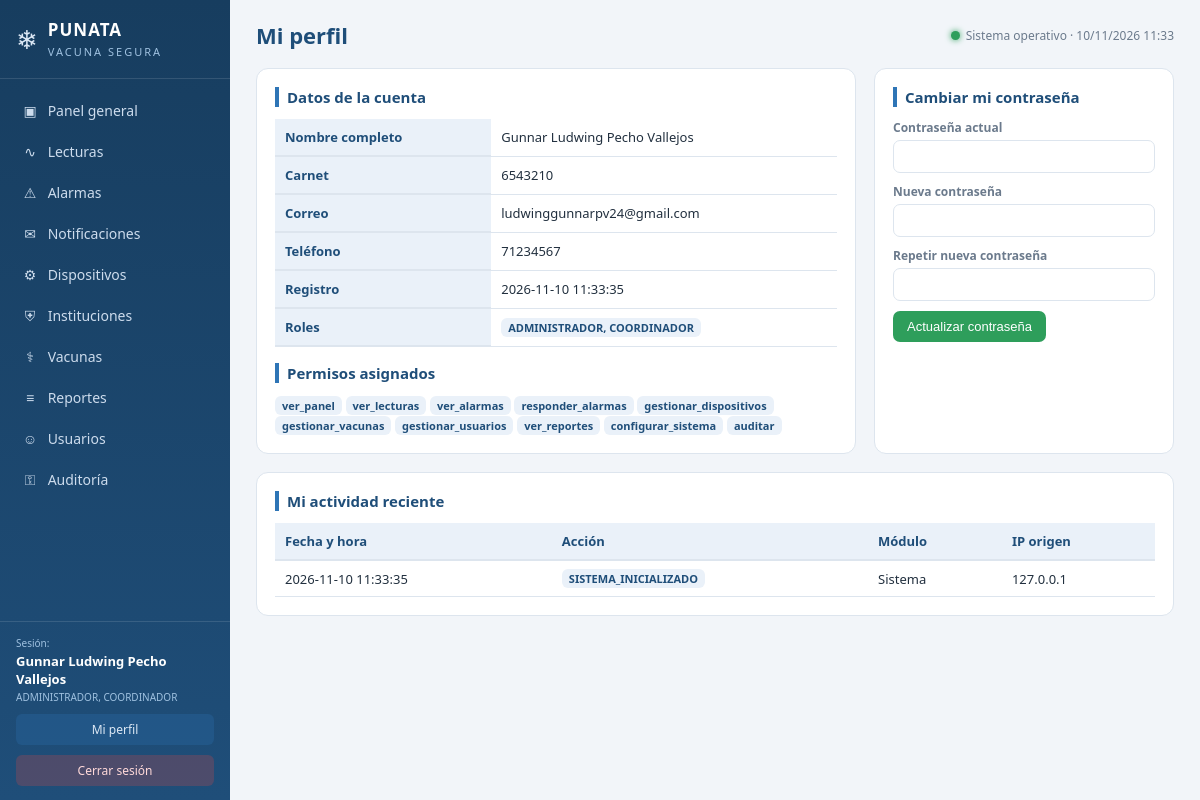
Screenshot of /index.php?p=perfil (signed in) with the database file from the repository.
### tables this page shows
CREATE TABLE usuario (
  id_usuario       INT(11) NOT NULL AUTO_INCREMENT,
  nombre           VARCHAR(100) NOT NULL,
  apellido         VARCHAR(100) NOT NULL,
  carnet           VARCHAR(30) NULL,
  correo           VARCHAR(150) NULL,
  password_hash    VARCHAR(255) NOT NULL,
  telefono         VARCHAR(30) NULL,
  estado           TINYINT(1) NULL DEFAULT 1,
  fecha_registro   TIMESTAMP NOT NULL DEFAULT CURRENT_TIMESTAMP,
  PRIMARY KEY (id_usuario),
  UNIQUE KEY carnet (carnet),
  UNIQUE KEY correo (correo)
);

### web/index.php (called while the page is built, shortened)
<?php
require_once __DIR__ . '/config/auth.php';
$p = $_GET['p'] ?? (usuario_logueado() ? 'dashboard' : 'login');
require_once __DIR__ . '/config/auth.php';
require __DIR__ . '/parciales/cabecera.php';
require __DIR__ . '/paginas/' . $p . '.php';
require __DIR__ . '/parciales/pie.php';

### web/config/database.php (called while the page is built, shortened)
<?php
function db(): PDO
{
    static $pdo = null;
    if ($pdo === null) {
        $dsn = 'mysql:host=' . DB_HOST . ';port=' . DB_PORT . ';dbname=' . DB_NAME . ';charset=utf8mb4';
        $pdo = new PDO($dsn, DB_USER, DB_PASS, [
            PDO::ATTR_ERRMODE            => PDO::ERRMODE_EXCEPTION,
            PDO::ATTR_DEFAULT_FETCH_MODE => PDO::FETCH_ASSOC,
            PDO::ATTR_EMULATE_PREPARES   => false,
        ]);
        $pdo->exec("SET time_zone = '-04:00';");
    }
    return $pdo;
}
function q(string $sql, array $params = []): PDOStatement
{
    $st = db()->prepare($sql);
    $st->execute($params);
    return $st;
}

### web/config/auth.php (called while the page is built, shortened)
<?php
require_once __DIR__ . '/database.php';
function e(?string $s): string
{
    return htmlspecialchars((string)$s, ENT_QUOTES, 'UTF-8');
}

### web/paginas/perfil.php (the view, shortened to what this page needs)
<?php
require_once __DIR__ . '/../config/auth.php';
$idUsuario = (int)$_SESSION['usuario_id'];
$u = q("SELECT nombre, apellido, carnet, correo, telefono, fecha_registro
        FROM usuario WHERE id_usuario = ?", [$idUsuario])->fetch();
$ultimosAccesos = q("SELECT accion, modulo, fecha_hora, ip_origen
                     FROM auditoria_usuario WHERE id_usuario = ?
                     ORDER BY id_auditoria DESC LIMIT 8", [$idUsuario])->fetchAll();
echo '<div class="dos-columnas">';
echo '<div class="panel"><h2>Datos de la cuenta</h2>
      <table class="tabla">
        <tr><th>Nombre completo</th><td>' . e(($u['nombre'] ?? '') . ' ' . ($u['apellido'] ?? '')) . '</td></tr>
        <tr><th>Carnet</th><td>' . e($u['carnet'] ?? '—') . '</td></tr>
        <tr><th>Correo</th><td>' . e($u['correo'] ?? '—') . '</td></tr>
        <tr><th>Teléfono</th><td>' . e($u['telefono'] ?? '—') . '</td></tr>
        <tr><th>Registro</th><td>' . e($u['fecha_registro'] ?? '—') . '</td></tr>
        <tr><th>Roles</th><td><span class="badge">' . e(implode(', ', $_SESSION['roles'] ?? [])) . '</span></td></tr>
      </table>
      <h2 style="margin-top:16px">Permisos asignados</h2>
      <p>' . ($_SESSION['permisos']
            ? implode(' ', array_map(fn($p) => '<span class="badge">' . e($p) . '</span>', $_SESSION['permisos']))
            : 'Sin permisos asignados.') . '</p>
      </div>';
echo '<div class="panel"><h2>Cambiar mi contraseña</h2>
      <form method="post">
        <input type="hidden" name="acc" value="cambiar_clave">
        <input type="hidden" name="csrf" value="' . csrf_token() . '">
        <div class="campo"><label>Contraseña actual</label>
          <input type="password" name="password_actual" required></div>
        <div class="campo"><label>Nueva contraseña</label>
          <input type="password" name="password_nueva" required minlength="6"></div>
        <div class="campo"><label>Repetir nueva contraseña</label>
          <input type="password" name="password_repite" required minlength="6"></div>
        <button class="boton verde" type="submit">Actualizar contraseña</button>
      </form>
      </div>';
echo '</div>';
echo '<div class="panel"><h2>Mi actividad reciente</h2>';
if (!$ultimosAccesos) {
    echo '<p>Sin actividad registrada.</p>';
} else {
    echo '<table class="tabla"><tr><th>Fecha y hora</th><th>Acción</th><th>Módulo</th><th>IP origen</th></tr>';
    foreach ($ultimosAccesos as $a) {
        echo '<tr><td>' . e($a['fecha_hora']) . '</td><td><span class="badge">' . e($a['accion']) . '</span></td>'
           . '<td>' . e($a['modulo']) . '</td><td>' . e($a['ip_origen']) . '</td></tr>';
    }
    echo '</table>';
}
echo '</div>';

### web/assets/css/estilo.css (style rules this page uses)
:root { --azul:#1f4e79; --azul2:#2e75b6; --fondo:#f2f5f9; --blanco:#fff; --gris:#6b7a8c; --borde:#dde5ee; --verde:#2e9e5b; --rojo:#d64545; --ambar:#e8a13a; --texto:#22303f; }
* { box-sizing:border-box;margin:0;padding:0 }
body { font-family:'Segoe UI',Calibri,Arial,sans-serif;background:var(--fondo);color:var(--texto);font-size:14px }
.panel { background:var(--blanco);border:1px solid var(--borde);border-radius:12px;padding:18px;margin-bottom:18px }
.panel h2 { font-size:15px;color:var(--azul);margin-bottom:12px;border-left:4px solid var(--azul2);padding-left:8px }
.dos-columnas { display:grid;grid-template-columns:2fr 1fr;gap:18px }
table.tabla { width:100%;border-collapse:collapse;font-size:13px }
table.tabla th { background:#eaf1f9;color:var(--azul);text-align:left;padding:9px 10px;border-bottom:2px solid var(--borde) }
table.tabla td { padding:8px 10px;border-bottom:1px solid var(--borde) }
.boton { display:inline-block;background:var(--azul2);color:#fff;border:none;padding:8px 14px;border-radius:7px;cursor:pointer;font-size:13px }
.boton.verde { background:var(--verde) }
.campo { display:flex;flex-direction:column;gap:4px;margin-bottom:10px }
.campo label { font-size:12px;color:var(--gris);font-weight:600 }
.campo input,.campo select,.campo textarea { padding:8px 10px;border:1px solid var(--borde);border-radius:7px;font-size:13px;background:#fff }
.badge { display:inline-block;background:#eaf1f9;color:var(--azul);border-radius:6px;padding:2px 7px;font-size:11px;font-weight:600 }

### rows the page displays
usuario: nombre+apellido "Gunnar Ludwing Pecho Vallejos", carnet "6543210", correo "ludwinggunnarpv24@gmail.com", telefono "71234567", fecha_registro "2026-11-10 11:33:35"

### other values shown
$ico "▣"
$txt "Panel general"
$ico "∿"
$txt "Lecturas"
$ico "⚠"
$txt "Alarmas"
$ico "✉"
$txt "Notificaciones"
$ico "⚙"
$txt "Dispositivos"
$ico "⛨"
$txt "Instituciones"
$ico "⚕"
$txt "Vacunas"
$ico "≡"
